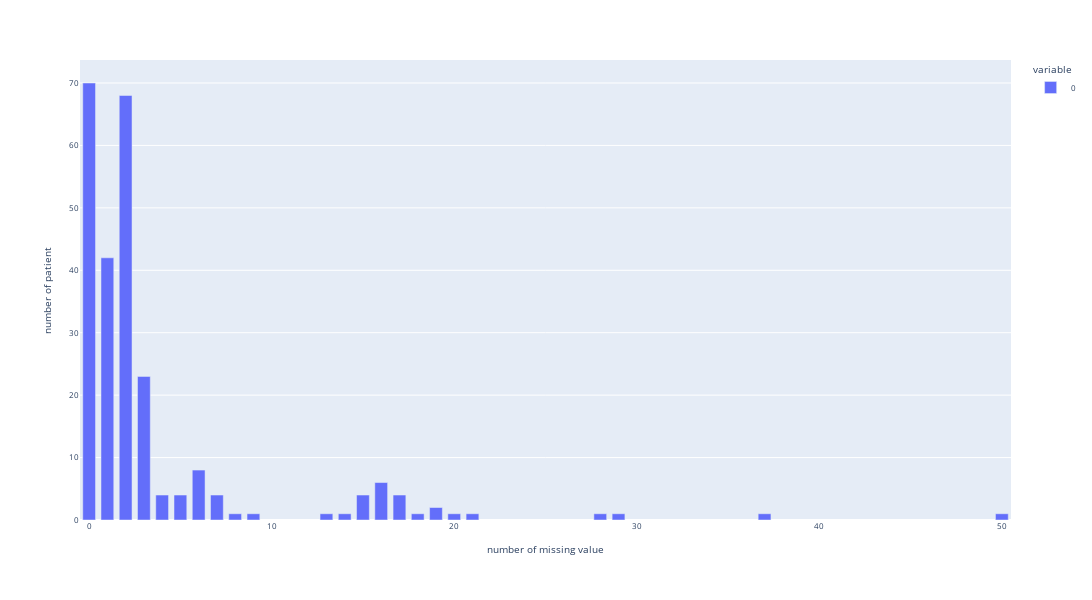

Write notebook code for a chart like this one.
### Code cell
fig = px.bar(missing_values_counts_row.value_counts().sort_index(),height=600, width=2000, labels={'index': 'number of missing value', 'value':'number of patient'})
fig.update_layout(font_size=8, bargap=0.3)
fig.show()

### Figure 1 — Plotly figure (JSON) as saved in the notebook; plotly's stock layout.template omitted (floating-point values rounded to 4 significant figures)
{"data": [{"alignmentgroup": "True", "hovertemplate": "variable=0<br>number of missing value=%{x}<br>number of patient=%{y}<extra></extra>", "legendgroup": "0", "marker": {"color": "#636efa", "pattern": {"shape": ""}}, "name": "0", "offsetgroup": "0", "orientation": "v", "showlegend": true, "textposition": "auto", "type": "bar", "x": [0, 1, 2, 3, 4, 5, 6, 7, 8, 9, 13, 14, 15, 16, 17, 18, 19, 20, 21, 28, 29, 37, 50], "xaxis": "x", "y": [70, 42, 68, 23, 4, 4, 8, 4, 1, 1, 1, 1, 4, 6, 4, 1, 2, 1, 1, 1, 1, 1, 1], "yaxis": "y"}], "layout": {"bargap": 0.3, "barmode": "relative", "font": {"size": 8}, "height": 600, "legend": {"title": {"text": "variable"}, "tracegroupgap": 0}, "margin": {"t": 60}, "width": 2000, "xaxis": {"anchor": "y", "domain": [0, 1], "title": {"text": "number of missing value"}}, "yaxis": {"anchor": "x", "domain": [0, 1], "title": {"text": "number of patient"}}}}
